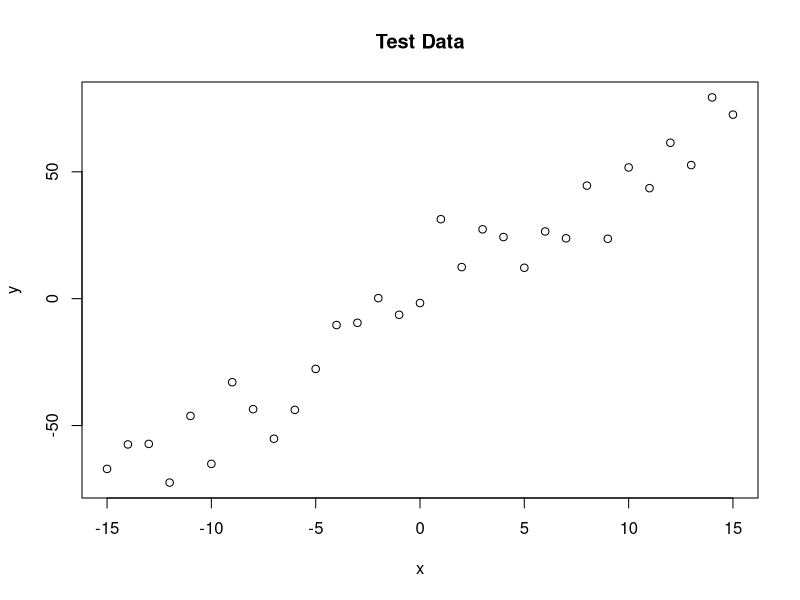
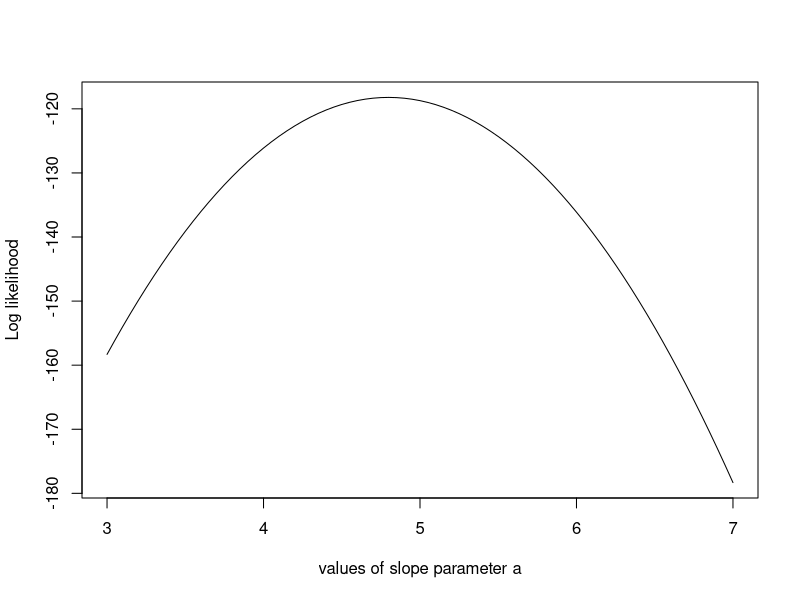
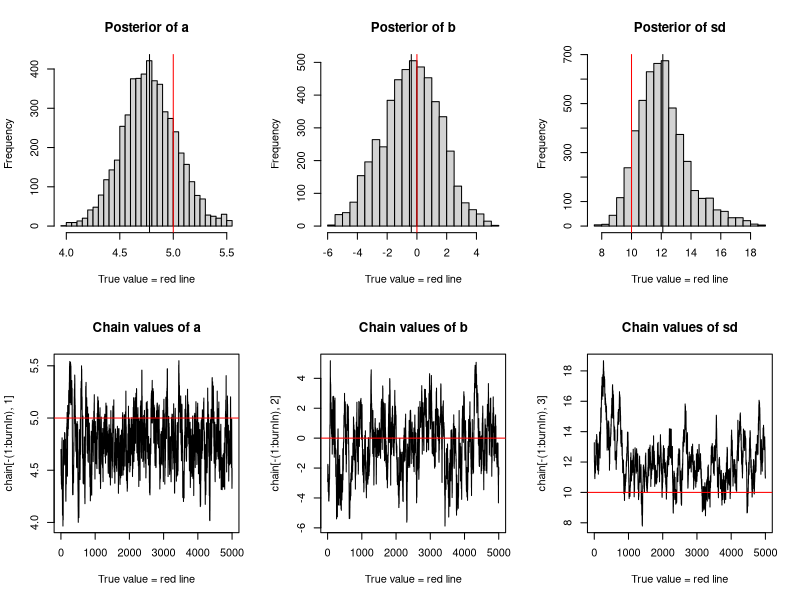

Source code (R) for these figures, in order:
#tutorial at:
#https://theoreticalecology.wordpress.com/2010/09/17/metropolis-hastings-mcmc-in-r/
#more related MCMC tutorial at:
#https://darrenjw.wordpress.com/2010/08/15/metropolis-hastings-mcmc-algorithms/

#create test dataset
trueA <- 5
trueB <- 0
trueSd <- 10
sampleSize <- 31
 
# create independent x-values
x <- (-(sampleSize-1)/2):((sampleSize-1)/2)
# create dependent values according to ax + b + N(0,sd)
y <-  trueA * x + trueB + rnorm(n=sampleSize,mean=0,sd=trueSd)
 
plot(x,y, main="Test Data")

#The next step is to specify the statistical model.
#We already know that the data was created with a linear 
#relationship y = a*x + b between x and y and a normal 
#error model N(0,sd) with standard deviation sd, so 
#let’s use the same model for the fit and see if we 
#can retrieve our original parameter values.

#Derive the likelihood function from the model

#For estimating parameters in a Bayesian analysis, we need 
#to derive the likelihood function for the model that we want to fit. 
#The likelihood is the probability (density) with which we would 
#expect the observed data to occur conditional on the parameters of the model that we look at.
#So, given that our linear model y = b + a*x + N(0,sd) takes the parameters 
#(a, b, sd) as an input, we have to return the probability of obtaining 
#the test data above under this model (this sounds more complicated as it is, 
#as you see in the code, we simply calculate the difference between 
#predictions y = b + a*x and the observed y, and then we have to look up 
#the probability densities (using dnorm) for such deviations to occur.

likelihood <- function(param){
    a = param[1]
    b = param[2]
    sd = param[3]
     
    pred = a*x + b
    #compute likelihood, dnorm return the pdf at value y
    singlelikelihoods = dnorm(y, mean = pred, sd = sd, log = T)
    sumll = sum(singlelikelihoods)
    return(sumll)  
}
 
# Example: plot the likelihood profile of the slope a
slopevalues <- function(x){return(likelihood(c(x, trueB, trueSd)))}
slopelikelihoods <- lapply(seq(3, 7, by=.05), slopevalues )
plot (seq(3, 7, by=.05), slopelikelihoods , type="l", xlab = "values of slope parameter a", ylab = "Log likelihood")

# Prior distribution. note the log
prior <- function(param){
    a = param[1]
    b = param[2]
    sd = param[3]
    aprior = dunif(a, min=0, max=10, log = T)
    bprior = dnorm(b, sd = 5, log = T)
    sdprior = dunif(sd, min=0, max=30, log = T)
    return(aprior+bprior+sdprior)
}

#Posterior

#The product of prior and likelihood is the actual quantity the MCMC will be working on. 
#This function is called the posterior (or to be exact, it’s called the posterior after 
#it’s normalized, which the MCMC will do for us, but let’s not be picky for the moment). 
#Again, here we work with the sum because we work with logarithms.

posterior <- function(param){
   return (likelihood(param) + prior(param))
}

######## Metropolis algorithm ################
#Now, here comes the actual Metropolis-Hastings algorithm. 
#One of the most frequent applications of this algorithm (as in this example) is sampling 
#from the posterior density in Bayesian statistics. In principle, however, the algorithm 
#may be used to sample from any integrable function. So, the aim of this algorithm is to 
#jump around in parameter space, but in a way that the probability to be at a point is 
#proportional to the function we sample from (this is usually called the target function). 
#In our case this is the posterior defined above.
 
#This is achieved by
   #1. Starting at a random parameter value
   #2. Choosing a new parameter value close to the old value based on some probability density 
   #   that is called the proposal function
   #3. Jumping to this new point with a probability p(new)/p(old), where p is the target 
   #   function, and p>1 means jumping as well


proposalfunction <- function(param){
    return(rnorm(3,mean = param, sd= c(0.1,0.5,0.3)))
}
 
run_metropolis_MCMC <- function(startvalue, iterations){
    chain = array(dim = c(iterations+1,3))
    chain[1,] = startvalue
    for (i in 1:iterations){
        proposal = proposalfunction(chain[i,])
         
        probab = exp(posterior(proposal) - posterior(chain[i,]))
        if (runif(1) < probab){
            chain[i+1,] = proposal
        }else{
            chain[i+1,] = chain[i,]
        }
    }
    return(chain)
}
 
startvalue = c(4,0,10)
chain = run_metropolis_MCMC(startvalue, 10000)
 
burnIn = 5000
acceptance = 1-mean(duplicated(chain[-(1:burnIn),]))

#Again, working with the logarithms of the posterior might be a bit confusing at first, 
#in particular when you look at the line where the acceptance probability is calculated 
#(probab = exp(posterior(proposal) – posterior(chain[i,]))). To understand why we do this, 
#note that p1/p2 = exp[log(p1)-log(p2)].


### Summary: #######################
 
par(mfrow = c(2,3))
hist(chain[-(1:burnIn),1],nclass=30, , main="Posterior of a", xlab="True value = red line" )
abline(v = mean(chain[-(1:burnIn),1]))
abline(v = trueA, col="red" )
hist(chain[-(1:burnIn),2],nclass=30, main="Posterior of b", xlab="True value = red line")
abline(v = mean(chain[-(1:burnIn),2]))
abline(v = trueB, col="red" )
hist(chain[-(1:burnIn),3],nclass=30, main="Posterior of sd", xlab="True value = red line")
abline(v = mean(chain[-(1:burnIn),3]) )
abline(v = trueSd, col="red" )
plot(chain[-(1:burnIn),1], type = "l", xlab="True value = red line" , main = "Chain values of a", )
abline(h = trueA, col="red" )
plot(chain[-(1:burnIn),2], type = "l", xlab="True value = red line" , main = "Chain values of b", )
abline(h = trueB, col="red" )
plot(chain[-(1:burnIn),3], type = "l", xlab="True value = red line" , main = "Chain values of sd", )
abline(h = trueSd, col="red" )
 
# for comparison:
summary(lm(y~x))
